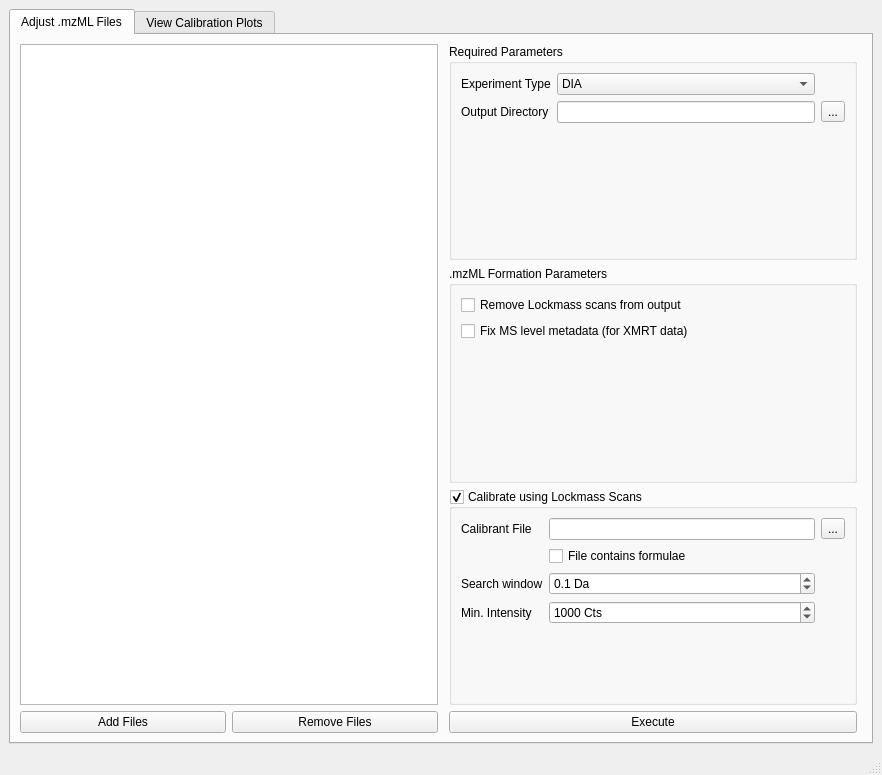
<?xml version="1.0" encoding="UTF-8"?>
<ui version="4.0">
 <class>MainWindow</class>
 <widget class="QMainWindow" name="MainWindow">
  <property name="geometry">
   <rect>
    <x>0</x>
    <y>0</y>
    <width>882</width>
    <height>775</height>
   </rect>
  </property>
  <property name="windowTitle">
   <string>MainWindow</string>
  </property>
  <widget class="QWidget" name="centralwidget">
   <layout class="QHBoxLayout" name="horizontalLayout">
    <item>
     <widget class="QTabWidget" name="tabWidget">
      <property name="currentIndex">
       <number>0</number>
      </property>
      <widget class="QWidget" name="tab">
       <attribute name="title">
        <string>Adjust .mzML Files</string>
       </attribute>
       <layout class="QHBoxLayout" name="horizontalLayout_3">
        <item>
         <layout class="QVBoxLayout" name="verticalLayout">
          <property name="leftMargin">
           <number>0</number>
          </property>
          <item>
           <widget class="QListWidget" name="listInputFiles">
            <property name="selectionMode">
             <enum>QAbstractItemView::MultiSelection</enum>
            </property>
            <property name="selectionRectVisible">
             <bool>true</bool>
            </property>
            <property name="itemAlignment">
             <set>Qt::AlignRight</set>
            </property>
           </widget>
          </item>
          <item>
           <layout class="QHBoxLayout" name="horizontalLayout_2">
            <property name="bottomMargin">
             <number>0</number>
            </property>
            <item>
             <widget class="QPushButton" name="btnAddFiles">
              <property name="text">
               <string>Add Files</string>
              </property>
             </widget>
            </item>
            <item>
             <widget class="QPushButton" name="btnRemoveFiles">
              <property name="text">
               <string>Remove Files</string>
              </property>
             </widget>
            </item>
           </layout>
          </item>
         </layout>
        </item>
        <item>
         <layout class="QVBoxLayout" name="verticalLayout_2">
          <property name="leftMargin">
           <number>5</number>
          </property>
          <property name="rightMargin">
           <number>5</number>
          </property>
          <item>
           <widget class="QGroupBox" name="groupBox_3">
            <property name="title">
             <string>Required Parameters</string>
            </property>
            <layout class="QGridLayout" name="gridLayout">
             <item row="1" column="1">
              <widget class="QLineEdit" name="lineOutputDir"/>
             </item>
             <item row="1" column="2">
              <widget class="QToolButton" name="btnOutputDir">
               <property name="text">
                <string>...</string>
               </property>
              </widget>
             </item>
             <item row="0" column="0">
              <widget class="QLabel" name="label">
               <property name="text">
                <string>Experiment Type</string>
               </property>
              </widget>
             </item>
             <item row="1" column="0">
              <widget class="QLabel" name="label_2">
               <property name="text">
                <string>Output Directory</string>
               </property>
              </widget>
             </item>
             <item row="0" column="1">
              <widget class="QComboBox" name="comboExperimentType">
               <item>
                <property name="text">
                 <string>DIA</string>
                </property>
               </item>
              </widget>
             </item>
             <item row="2" column="1">
              <spacer name="verticalSpacer">
               <property name="orientation">
                <enum>Qt::Vertical</enum>
               </property>
               <property name="sizeHint" stdset="0">
                <size>
                 <width>20</width>
                 <height>40</height>
                </size>
               </property>
              </spacer>
             </item>
            </layout>
           </widget>
          </item>
          <item>
           <widget class="QGroupBox" name="groupBox">
            <property name="title">
             <string>.mzML Formation Parameters</string>
            </property>
            <property name="checkable">
             <bool>false</bool>
            </property>
            <layout class="QVBoxLayout" name="verticalLayout_3">
             <item>
              <widget class="QCheckBox" name="checkRemoveLockmassScans">
               <property name="text">
                <string>Remove Lockmass scans from output</string>
               </property>
              </widget>
             </item>
             <item>
              <widget class="QCheckBox" name="checkFixMSLevels">
               <property name="text">
                <string>Fix MS level metadata (for XMRT data)</string>
               </property>
              </widget>
             </item>
             <item>
              <spacer name="verticalSpacer_2">
               <property name="orientation">
                <enum>Qt::Vertical</enum>
               </property>
               <property name="sizeHint" stdset="0">
                <size>
                 <width>20</width>
                 <height>40</height>
                </size>
               </property>
              </spacer>
             </item>
            </layout>
           </widget>
          </item>
          <item>
           <widget class="QGroupBox" name="groupCalibrate">
            <property name="title">
             <string>Calibrate using Lockmass Scans</string>
            </property>
            <property name="checkable">
             <bool>true</bool>
            </property>
            <layout class="QGridLayout" name="gridLayout_2">
             <item row="2" column="1">
              <widget class="QDoubleSpinBox" name="spinSearchWindow">
               <property name="suffix">
                <string> Da</string>
               </property>
               <property name="decimals">
                <number>1</number>
               </property>
               <property name="value">
                <double>0.100000000000000</double>
               </property>
              </widget>
             </item>
             <item row="3" column="0">
              <widget class="QLabel" name="label_5">
               <property name="text">
                <string>Min. Intensity</string>
               </property>
              </widget>
             </item>
             <item row="0" column="2">
              <widget class="QToolButton" name="btnCalibrantDir">
               <property name="text">
                <string>...</string>
               </property>
              </widget>
             </item>
             <item row="0" column="0">
              <widget class="QLabel" name="label_3">
               <property name="text">
                <string>Calibrant File</string>
               </property>
              </widget>
             </item>
             <item row="1" column="1">
              <widget class="QCheckBox" name="checkCalibrantFormulae">
               <property name="text">
                <string>File contains formulae</string>
               </property>
              </widget>
             </item>
             <item row="2" column="0">
              <widget class="QLabel" name="label_4">
               <property name="text">
                <string>Search window</string>
               </property>
              </widget>
             </item>
             <item row="4" column="1">
              <spacer name="verticalSpacer_3">
               <property name="orientation">
                <enum>Qt::Vertical</enum>
               </property>
               <property name="sizeHint" stdset="0">
                <size>
                 <width>20</width>
                 <height>40</height>
                </size>
               </property>
              </spacer>
             </item>
             <item row="0" column="1">
              <widget class="QLineEdit" name="lineCalibrantDir"/>
             </item>
             <item row="3" column="1">
              <widget class="QDoubleSpinBox" name="spinMinIntsy">
               <property name="suffix">
                <string> Cts</string>
               </property>
               <property name="decimals">
                <number>0</number>
               </property>
               <property name="maximum">
                <double>1000000000.000000000000000</double>
               </property>
               <property name="singleStep">
                <double>1000.000000000000000</double>
               </property>
               <property name="value">
                <double>1000.000000000000000</double>
               </property>
              </widget>
             </item>
            </layout>
           </widget>
          </item>
          <item>
           <widget class="QPushButton" name="btnExecute">
            <property name="text">
             <string>Execute</string>
            </property>
           </widget>
          </item>
         </layout>
        </item>
       </layout>
      </widget>
      <widget class="QWidget" name="tab_2">
       <attribute name="title">
        <string>View Calibration Plots</string>
       </attribute>
       <layout class="QVBoxLayout" name="verticalLayout_5" stretch="0,1">
        <item>
         <layout class="QGridLayout" name="gridLayout_3">
          <item row="0" column="0">
           <widget class="QLabel" name="label_6">
            <property name="text">
             <string>Report File (.json)</string>
            </property>
           </widget>
          </item>
          <item row="0" column="2">
           <widget class="QToolButton" name="btnReportFilepath">
            <property name="text">
             <string>...</string>
            </property>
           </widget>
          </item>
          <item row="0" column="1">
           <widget class="QLineEdit" name="lineReportFilepath"/>
          </item>
          <item row="0" column="3">
           <widget class="QPushButton" name="btnReportPlot">
            <property name="text">
             <string>Display Plot</string>
            </property>
           </widget>
          </item>
         </layout>
        </item>
        <item>
         <layout class="QVBoxLayout" name="layoutCalibrationPlot"/>
        </item>
       </layout>
      </widget>
     </widget>
    </item>
   </layout>
  </widget>
  <widget class="QMenuBar" name="menubar">
   <property name="geometry">
    <rect>
     <x>0</x>
     <y>0</y>
     <width>882</width>
     <height>30</height>
    </rect>
   </property>
  </widget>
  <widget class="QStatusBar" name="statusbar"/>
 </widget>
 <resources/>
 <connections>
  <connection>
   <sender>btnAddFiles</sender>
   <signal>clicked()</signal>
   <receiver>MainWindow</receiver>
   <slot>btnAddFilePressed()</slot>
   <hints>
    <hint type="sourcelabel">
     <x>133</x>
     <y>734</y>
    </hint>
    <hint type="destinationlabel">
     <x>96</x>
     <y>522</y>
    </hint>
   </hints>
  </connection>
  <connection>
   <sender>btnRemoveFiles</sender>
   <signal>clicked()</signal>
   <receiver>MainWindow</receiver>
   <slot>btnRemoveFilePressed()</slot>
   <hints>
    <hint type="sourcelabel">
     <x>435</x>
     <y>734</y>
    </hint>
    <hint type="destinationlabel">
     <x>291</x>
     <y>518</y>
    </hint>
   </hints>
  </connection>
  <connection>
   <sender>btnOutputDir</sender>
   <signal>clicked()</signal>
   <receiver>MainWindow</receiver>
   <slot>btnOutputDirPressed()</slot>
   <hints>
    <hint type="sourcelabel">
     <x>853</x>
     <y>180</y>
    </hint>
    <hint type="destinationlabel">
     <x>717</x>
     <y>99</y>
    </hint>
   </hints>
  </connection>
  <connection>
   <sender>btnCalibrantDir</sender>
   <signal>clicked()</signal>
   <receiver>MainWindow</receiver>
   <slot>btnCalibrantDirPressed()</slot>
   <hints>
    <hint type="sourcelabel">
     <x>853</x>
     <y>537</y>
    </hint>
    <hint type="destinationlabel">
     <x>722</x>
     <y>325</y>
    </hint>
   </hints>
  </connection>
  <connection>
   <sender>btnExecute</sender>
   <signal>clicked()</signal>
   <receiver>MainWindow</receiver>
   <slot>execute()</slot>
   <hints>
    <hint type="sourcelabel">
     <x>861</x>
     <y>735</y>
    </hint>
    <hint type="destinationlabel">
     <x>512</x>
     <y>519</y>
    </hint>
   </hints>
  </connection>
  <connection>
   <sender>btnReportFilepath</sender>
   <signal>clicked()</signal>
   <receiver>MainWindow</receiver>
   <slot>btnReportFilepathPressed()</slot>
   <hints>
    <hint type="sourcelabel">
     <x>754</x>
     <y>95</y>
    </hint>
    <hint type="destinationlabel">
     <x>756</x>
     <y>-8</y>
    </hint>
   </hints>
  </connection>
  <connection>
   <sender>btnReportPlot</sender>
   <signal>clicked()</signal>
   <receiver>MainWindow</receiver>
   <slot>btnReportPlotPressed()</slot>
   <hints>
    <hint type="sourcelabel">
     <x>819</x>
     <y>90</y>
    </hint>
    <hint type="destinationlabel">
     <x>881</x>
     <y>37</y>
    </hint>
   </hints>
  </connection>
 </connections>
 <slots>
  <slot>btnAddFilePressed()</slot>
  <slot>btnRemoveFilePressed()</slot>
  <slot>btnOutputDirPressed()</slot>
  <slot>btnCalibrantDirPressed()</slot>
  <slot>execute()</slot>
  <slot>btnReportFilepathPressed()</slot>
  <slot>btnReportPlotPressed()</slot>
 </slots>
</ui>
